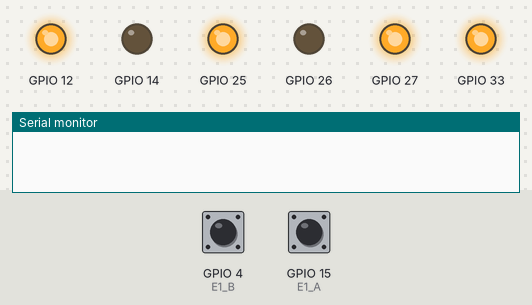
Recording of a sketch running on a simulated ESP32. Parts: output pins drawn as LEDs (lit = HIGH), the last lines printed to the serial monitor. The test bench sets the inputs (shaded band); at power-on: GPIO 4 (E1_B) HIGH, GPIO 15 (E1_A) HIGH.

Above: at 0.05 s.
At 3.0 s:
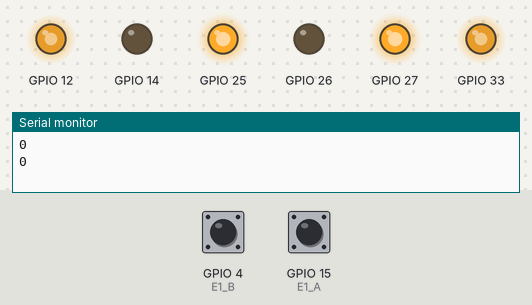
Timing chart, 0 to 3.5 s (numbered marks = the images above):
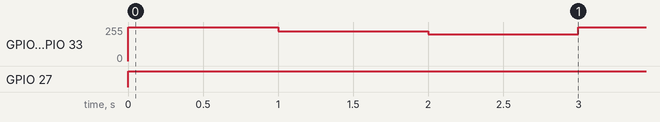

The sketch:

firmware.ino
```cpp
#include "motor.hpp"
#include "encoder.hpp"

/* Motor constants */
#define M1_EN 33
#define M1_A  25
#define M1_B  26
#define M2_A  27
#define M2_B  14
#define M2_EN 12

Motor motor1(M1_A, M1_B, M1_EN);
Motor motor2(M2_A, M2_B, M2_EN);

void setup() {
    /* Motors */
    motor1.halt();
    motor2.halt();

    /* Encoders */
    initEnc();

    /* Serial */
    Serial.begin(115200);

}

void loop() {
    motor1.setDirection(true);
    motor2.setDirection(true);
    motor1.setVelocity(1023);
    motor2.setVelocity(1023);
    delay(1000);
    Serial.println(pulses);
    motor1.setVelocity(900);
    motor2.setVelocity(900);
    delay(1000);
    Serial.println(pulses);
    motor1.setVelocity(800);
    motor2.setVelocity(800);
    delay(1000);
    Serial.println(pulses);

}
```

encoder.cpp
```cpp
/*
#include "encoder.hpp"

Encoder::Encoder(int chA, int chB){
    this->chA = chA;
    this->chB = chB;
    pulses = 0;
}
*/
```

encoder.hpp
```cpp
/*
 *
 * Pin 34 to 39 do not have pull-up resistors
 */

#ifndef ENCODER_HPP
#define ENCODER_HPP

#include <Arduino.h>

#define E1_A  15//19
#define E1_B 4//21

volatile long int pulses;

void IRAM_ATTR count(){
    /*if (digitalRead(E1_A) && !digitalRead(E1_B))
        pulses++;
    else if (!digitalRead(E1_A) && digitalRead(E1_B))
        pulses--;*/
    pulses++;
}

void initEnc(){
     pinMode(E1_A, INPUT_PULLUP);
     pinMode(E1_B, INPUT_PULLUP);
     attachInterrupt(E1_A, count, CHANGE);
     attachInterrupt(E1_B, count, CHANGE);

     pulses = 0;
}

/*
class Encoder{
    private:
        int chA;
        int chB;
        unsigned long int pulses;

    public:
        Encoder(int, int);
};
*/


#endif
```

motor.cpp
```cpp
#include "motor.hpp"

Motor::Motor(int inA, int inB, int enable){
    this->inA = inA;
    this->inB = inB;
    this->enable = enable;

    pinMode(inA, OUTPUT);
    pinMode(inB, OUTPUT);
    pinMode(enable, OUTPUT);

    ledcSetup(CHAN, FREQ, RSLT);
    ledcAttachPin(enable, CHAN);

}

void Motor::setDirection(bool dir){
    if (dir){
        digitalWrite(inA, HIGH);
	      digitalWrite(inB, LOW);
    }
    else{
        digitalWrite(inA, LOW);
	      digitalWrite(inB, HIGH);
    }

    return;
}

void Motor::setVelocity(unsigned int vel){
    vel = constrain(vel, 0, 1023);
    ledcWrite(CHAN, vel);
    return;
}

void Motor::halt(){
    digitalWrite(inA, LOW);
    digitalWrite(inB, LOW);

    return;
}
```

motor.hpp
```cpp
#ifndef MOTOR_HPP
#define MOTOR_HPP

#include <Arduino.h>

#define CHAN 0      // PWM channel <0-15>
#define FREQ 5000   // PWM frequency <hertz>
#define RSLT 10     // PWM resolution <bits>

class Motor{
    private:
        int inA;
        int inB;
        int enable;

    public:
        Motor(int, int, int);
	      void setDirection(bool);
	      void setVelocity(unsigned int);
	      void halt();
};

#endif
```

Measured:
- by itself, GPIO 12, GPIO 33: repeats every 3.0 s: 224/255 1.0 s, 199/255 1.0 s, 255/255 1.0 s
- by itself, GPIO 27: LOW → HIGH at 0.00 s
